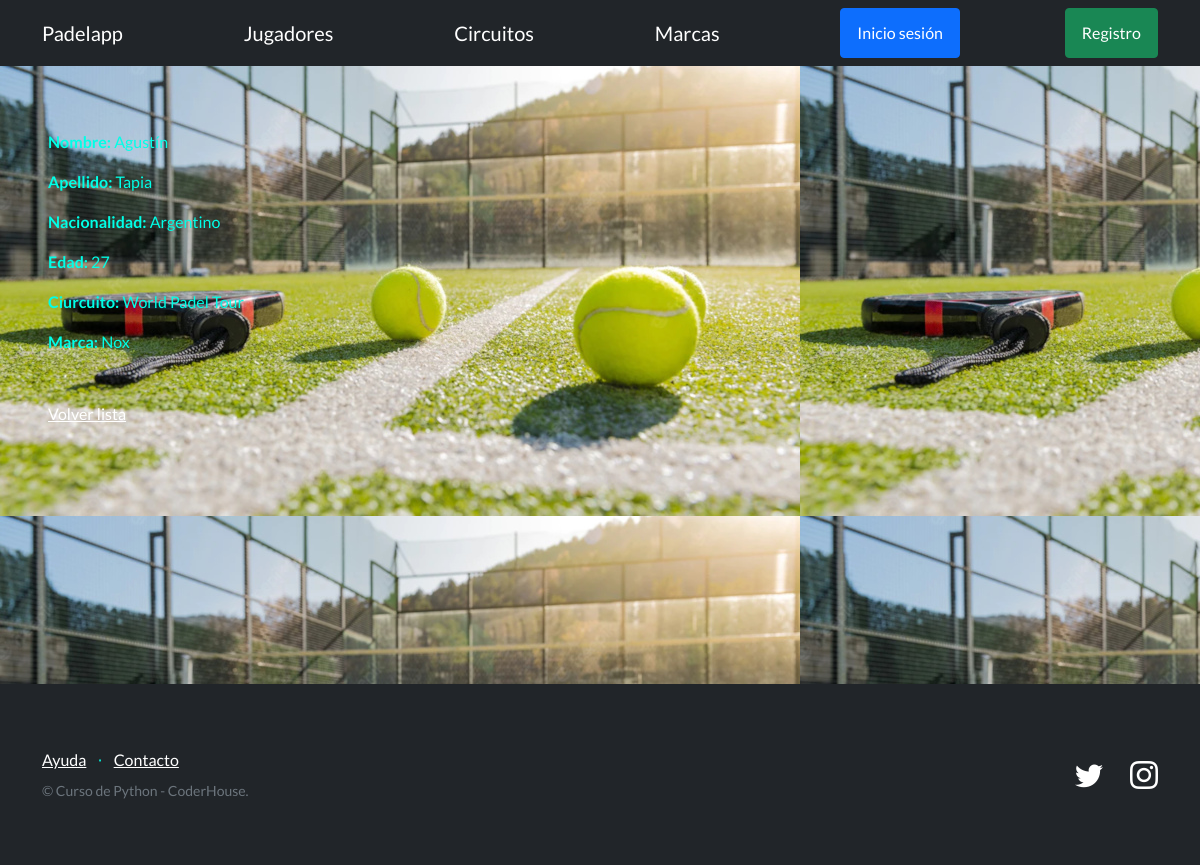
The app's page /PadelApp/ver_jugadores/12/ with its own data.
### PadelApp/models.py (models this page shows, shortened)
class Jugadores(models.Model):
    nombre =  models.CharField(max_length=64)
    apellido =  models.CharField(max_length=64)
    nacionalidad =  models.CharField(max_length=64)
    edad = models.IntegerField()
    circuito = models.CharField(max_length=64)
    marca = models.CharField(max_length=64, blank=True)
    creador = models.ForeignKey(User, on_delete=models.SET_NULL, null=True)

### PadelApp/views.py (the view)
# urls.py: path("ver_jugadores/<int:pk>/", JugadorDetailView.as_view(), name="detalle_jugador" ),
class JugadorDetailView(DetailView):
    model = Jugadores
    success_url = reverse_lazy('listar_jugadores')

### PadelApp/templates/PadelApp/jugadores_detail.html
{% extends "PadelApp/base2.html" %}
{% block contenido %}
<p>
  <strong>Nombre:</strong> {{object.nombre}}
</p>
<p>
  <strong>Apellido:</strong> {{object.apellido}}
</p>
<p>
  <strong>Nacionalidad:</strong> {{object.nacionalidad}}
</p>
<p>
  <strong>Edad:</strong> {{object.edad}}
</p>
<p>
    <strong>Ciurcuito:</strong> {{object.circuito}}
</p>
<p>
    <strong>Marca:</strong> {{object.marca}}
<br>
<br>
<br>
<a href="{% url 'listar_jugadores' %}">Volver lista</a>
{% endblock contenido %}

### PadelApp/templates/PadelApp/base2.html (style rules this page uses)
body { height: 100vh; background-image: url('/static/cancha.jpeg'); background-size: cover; background-position: center; }

### records on screen
Jugadores: nombre "Agustín", apellido "Tapia", nacionalidad "Argentino", edad "27", circuito "World Padel Tour", marca "Nox"
